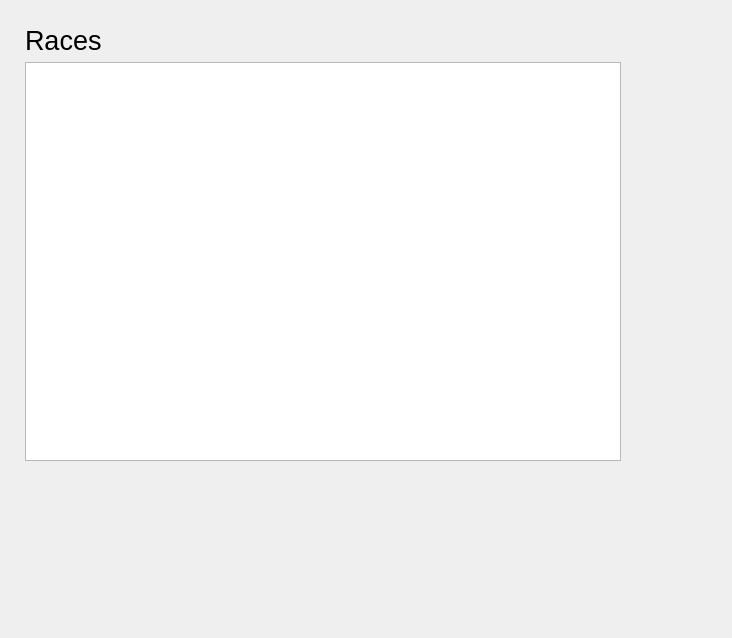
<?xml version="1.0" encoding="UTF-8"?>
<ui version="4.0">
 <class>RaceView</class>
 <widget class="QWidget" name="RaceView">
  <property name="geometry">
   <rect>
    <x>0</x>
    <y>0</y>
    <width>732</width>
    <height>638</height>
   </rect>
  </property>
  <property name="windowTitle">
   <string>Form</string>
  </property>
  <widget class="QWidget" name="gridLayoutWidget">
   <property name="geometry">
    <rect>
     <x>10</x>
     <y>10</y>
     <width>611</width>
     <height>451</height>
    </rect>
   </property>
   <layout class="QGridLayout" name="gridLayout">
    <item row="2" column="0">
     <spacer name="horizontalSpacer">
      <property name="orientation">
       <enum>Qt::Horizontal</enum>
      </property>
      <property name="sizeType">
       <enum>QSizePolicy::Fixed</enum>
      </property>
      <property name="sizeHint" stdset="0">
       <size>
        <width>15</width>
        <height>20</height>
       </size>
      </property>
     </spacer>
    </item>
    <item row="0" column="1">
     <spacer name="verticalSpacer">
      <property name="orientation">
       <enum>Qt::Vertical</enum>
      </property>
      <property name="sizeType">
       <enum>QSizePolicy::Fixed</enum>
      </property>
      <property name="sizeHint" stdset="0">
       <size>
        <width>20</width>
        <height>15</height>
       </size>
      </property>
     </spacer>
    </item>
    <item row="2" column="1">
     <widget class="QListWidget" name="RaceList"/>
    </item>
    <item row="1" column="1">
     <widget class="QLabel" name="label">
      <property name="font">
       <font>
        <pointsize>20</pointsize>
       </font>
      </property>
      <property name="text">
       <string>Races</string>
      </property>
     </widget>
    </item>
   </layout>
  </widget>
 </widget>
 <resources/>
 <connections/>
</ui>
